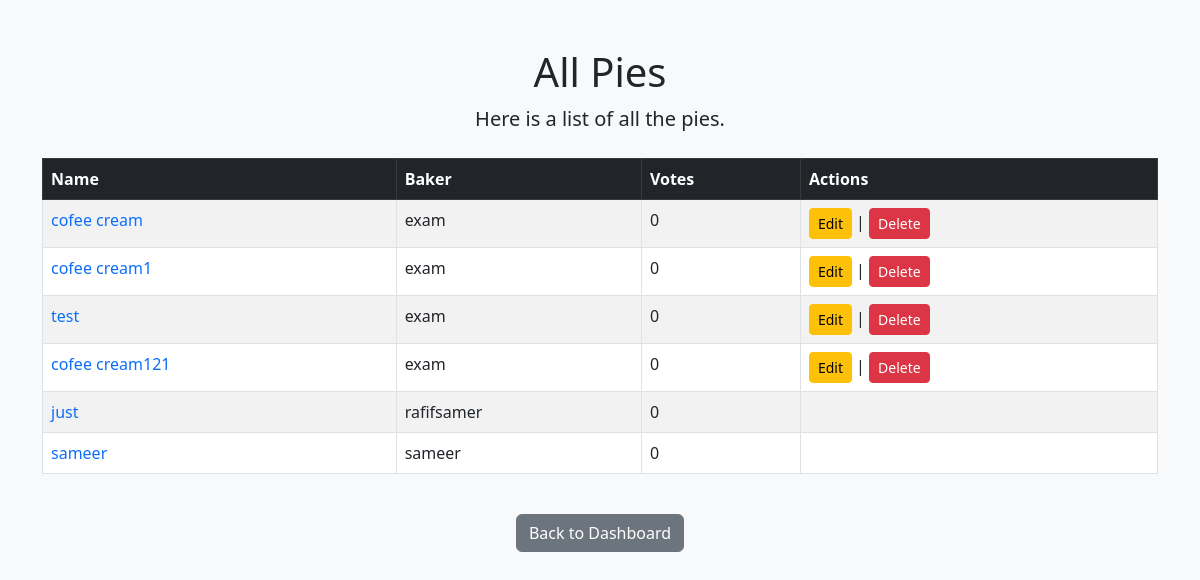
Page /piesapp/allpies (signed in) on the committed database.
### piesapp/models.py (models this page shows, shortened)
class Pie(models.Model):
    name = models.CharField(max_length=100)
    filling = models.CharField(max_length=100)
    crust = models.CharField(max_length=100)
    baker = models.ForeignKey(User, on_delete=models.CASCADE)
    votes = models.IntegerField(default=0)

### piesapp/views.py (the view)
# urls.py: path('piesapp/allpies', views.all_pies, name='all_pies'),
@login_required
def all_pies(request):
    pies = Pie.objects.all()
    return render(request, 'all_pies.html', {'pies': pies})

### piesapp/templates/all_pies.html (shortened to what this page needs)
{% load static %}
<!DOCTYPE html>
<html lang="en">
<head>
    <link href="https://cdn.jsdelivr.net/npm/bootstrap@5.3.0-alpha1/dist/css/bootstrap.min.css" rel="stylesheet">
</head>
<body class="bg-light">
    <div class="container mt-5">
        <div class="text-center mb-4">
            <h1>All Pies</h1>
            <p class="lead">Here is a list of all the pies.</p>
        </div>
        <div class="table-responsive">
            <table class="table table-striped table-bordered">
                <thead class="table-dark">
                    <tr>
                        <th>Name</th>
                        <th>Baker</th>
                        <th>Votes</th>
                        <th>Actions</th>
                    </tr>
                </thead>
                <tbody>
                    {% for pie in pies %}
                    <tr>
                        <td><a href="{% url 'view_pie' pie.id %}" class="text-decoration-none">{{ pie.name }}</a></td>
                        <td>{{ pie.baker.username }}</td>
                        <td>{{ pie.votes }}</td>
                        <td>
                            {% if pie.baker == request.user %}
                            <a href="{% url 'edit_pie' pie.id %}" class="btn btn-warning btn-sm">Edit</a> |
                            <a href="{% url 'delete_pie' pie.id %}" class="btn btn-danger btn-sm">Delete</a>
                            {% endif %}
                        </td>
                    </tr>
                    {% empty %}
                    <tr>
                        <td colspan="4" class="text-center">No pies found.</td>
                    </tr>
                    {% endfor %}
                </tbody>
            </table>
        </div>
        <div class="text-center mt-4">
            <a href="{% url 'dashboard' %}" class="btn btn-secondary">Back to Dashboard</a>
        </div>
    </div>
</body>
</html>

### rows in the picture
Pie: name "cofee cream", baker.username "exam", votes "0", shows "Edit"
Pie: name "cofee cream1", baker.username "exam", votes "0", shows "Edit"
Pie: name "test", baker.username "exam", votes "0", shows "Edit"
Pie: name "cofee cream121", baker.username "exam", votes "0", shows "Edit"
Pie: name "just", baker.username "rafifsamer", votes "0"
Pie: name "sameer", baker.username "sameer", votes "0"
